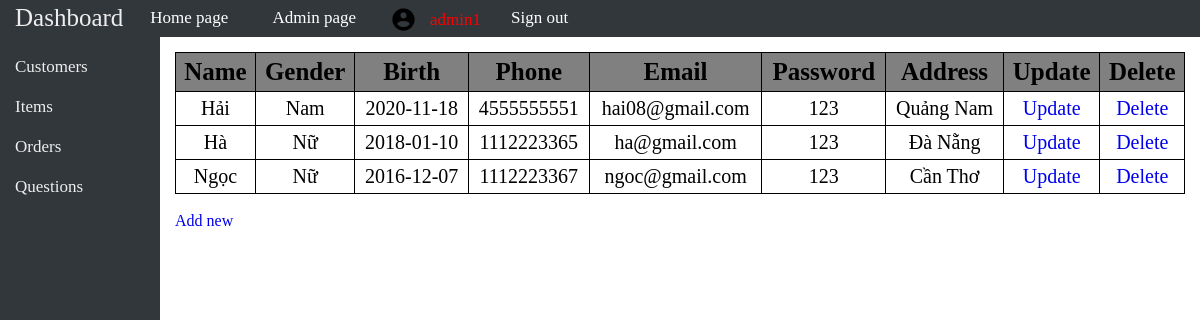
The page /manager/customers/customers-manager.php (signed in) on the database as committed earlier.
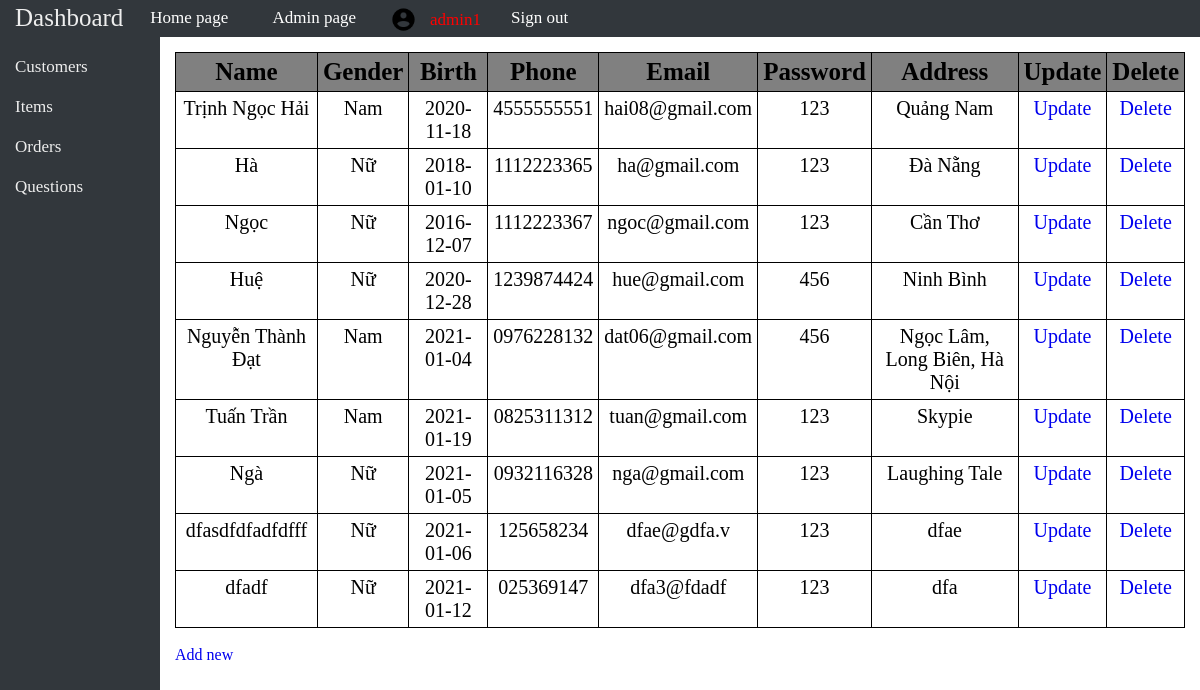
The same page on the database as committed later.
### tables this page shows
CREATE TABLE `customers` (
  `id` int(11) NOT NULL,
  `name` varchar(50) NOT NULL,
  `gender` tinyint(1) NOT NULL,
  `birth` date DEFAULT NULL,
  `phone` varchar(15) NOT NULL,
  `email` varchar(100) NOT NULL,
  `passwd` varchar(100) NOT NULL,
  `address` varchar(100) DEFAULT NULL
);

### config/db.php (called while the page is built, shortened)
<?php
function sql_query(string $query_msg) {
    $connect = mysqli_connect(
        SERVER_NAME,
        USERNAME,
        PASSWORD,
        DB_NAME
    );
    mysqli_set_charset($connect, "utf8");
    $result = mysqli_query($connect, $query_msg) or trigger_error(mysqli_error($connect), E_USER_ERROR);
    return $result;
}

### manager/customers/customers-manager.php (the view, shortened to what this page needs)
<?php
    $root_path = $_SERVER["DOCUMENT_ROOT"];
?>
<!DOCTYPE html>
<html lang="en">
<head>
    <link rel="stylesheet" href="/manager/templates/css/all.css">
    <link rel="stylesheet" href="/manager/templates/css/layout.css">
    <?php require_once($root_path . "/config/db.php"); ?>
</head>
<body>
    <?php include_once($root_path . "/manager/templates/header.php"); ?>
    <div class="page-body">
        <?php include_once($root_path . "/manager/templates/menu.php"); ?>
        <div class="page-content">
            <?php
                $customers = sql_query("
                    SELECT *
                    FROM customers;
                ");
            ?>
            <div class="scrollable">
            <table id="content-table">
                <tr>
                    <td class="title">Name</td>
                    <td class="title">Gender</td>
                    <td class="title">Birth</td>
                    <td class="title">Phone</td>
                    <td class="title">Email</td>
                    <td class="title">Password</td>
                    <td class="title">Address</td>
                    <td class="title">Update</td>
                    <td class="title">Delete</td>
                </tr>
                <?php foreach($customers as $customer): ?>
                    <tr>
                        <td><?= $customer['name'] ?></td>
                        <td><?php if ($customer['gender'] == 1) echo "Nam"; else echo "Nữ" ?></td>
                        <td><?= $customer['birth'] ?></td>
                        <td><?= $customer['phone'] ?></td>
                        <td><?= $customer['email'] ?></td>
                        <td><?= $customer['passwd'] ?></td>
                        <td><?= $customer['address'] ?></td>
                        <td><a href="/manager/customers/customer-update.php?id=<?= $customer['id'] ?>">Update</a></td>
                        <td><a href="/manager/customers/customer-delete-process.php?id=<?= $customer['id'] ?>">Delete</a></td>
                    </tr>
                <?php endforeach ?>
            </table>
            </div>
            <br>
            <a href="#">Add new</a>
        </div>
    </div>
</body>
</html>

Rows that differ between the two databases and show on the page:
changed customers "hai08@gmail.com": name "Hải" → "Trịnh Ngọc Hải"
added customers: name "Huệ", gender "Nữ", birth "2020-12-28", phone "1239874424", email "hue@gmail.com", passwd "456", address "Ninh Bình"
added customers: name "Nguyễn Thành Đạt", gender "Nam", birth "2021-01-04", phone "0976228132", email "dat06@gmail.com", passwd "456", address "Ngọc Lâm, Long Biên, Hà Nội"
added customers: name "Tuấn Trần", gender "Nam", birth "2021-01-19", phone "0825311312", email "tuan@gmail.com", passwd "123", address "Skypie"
added customers: name "Ngà", gender "Nữ", birth "2021-01-05", phone "0932116328", email "nga@gmail.com", passwd "123", address "Laughing Tale"
added customers: name "dfasdfdfadfdfff", gender "Nữ", birth "2021-01-06", phone "125658234", email "dfae@gdfa.v", passwd "123", address "dfae"
added customers: name "dfadf", gender "Nữ", birth "2021-01-12", phone "025369147", email "dfa3@fdadf", passwd "123", address "dfa"
